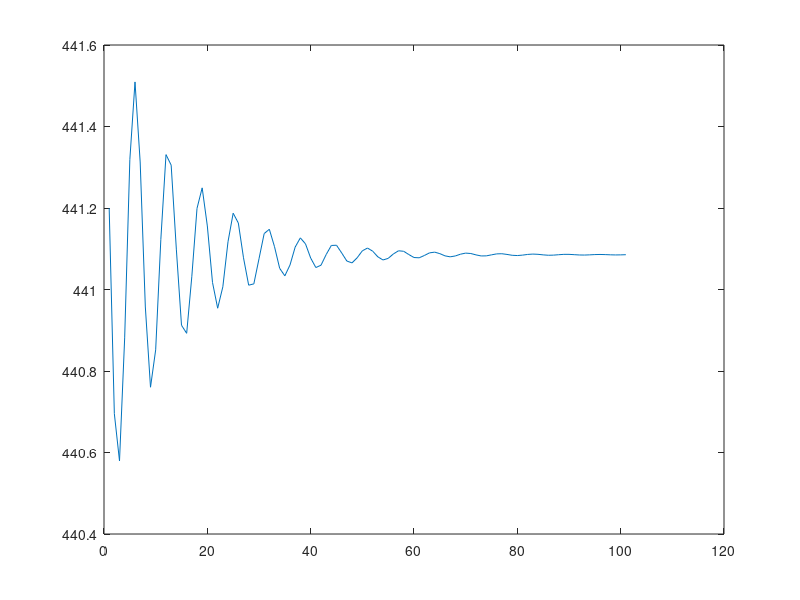

Reproduce this figure in MATLAB. (Note: this script raises an error after producing the figure.)
% [a1,b1,a2,b2]=Inputsys(3);
% G1=tf(a1,b1);
% Gd1=c2d(G1,0.25,'impulse');
% figure(3);
% step(Gd1);
% sys_info1 = stepinfo(Gd1);
% ts1 = sys_info1.SettlingTime;
% tr1=sys_info1.RiseTime;
% Ts=0.25;
% N1=ts1/Ts;
% P1=tr1/Ts;
% M1=P1;
% [num1,den1]=tfdata(Gd1,'v');
% %% Design of MAC.............................................................................................................................................................
% t = 0:0.25:30;
% [h1,t1] =lsim(Gd1,[1 zeros(1,120)],t);
% figure(5);
% impulse(Gd1,t);
% %...............Toeplitz Matrix............................................
% b1=zeros(1,P1);
% b1(1,1)=h1(2);
% a1=h1(2:P1+1);
% H1=toeplitz(a1,b1);
% %.....................Hankek Matrix........................................
% c1=h1(3:P1+2);
% r1=[h1(P1+2:N1+1)' zeros(1,P1-1)];
% H1_=hankel(c1,r1);
% %........................................................................................
% H=H1;
% H_=H1_;
% 
% gamma=1/10;
% gain_DC1=(num1(1)+num1(2))/(den1(1)+den1(2));
% Q=eye(P1);
% R1=gamma*((gain_DC1)^2)*eye(M1);
% R=R1;
% Kmac=((H'*Q*H)+R)\(H'*Q);
% y(1) = 0;
% alpha=0.5;
% r=ones(150+P1+1,1);
% U=zeros(M1,1);
% U_=zeros(N1-1,1);
% ypast=zeros(150+P1,1);
% d(1)=0;
% ym=zeros(P1,1);
% y_1=0; 
% for t=1:150
%      y(t+1)=num1(1)*U(1)+num1(2)*U_(2)-den1(2)*y_1;
%      y_1=y(t+1);
%     yd(t+1)=y(t+1);
%     for i=1:P1
%         yd(t+i+1)=alpha*yd(t+i)+(1-alpha)*r(t+i+1);
%     end
%     d(t+1)=y(t+1)-ym(1);
%      E=(yd(t+2:t+P1+1)'-ypast(t+1:t+P1)-d(t+1)*ones(P1,1));
%      U=Kmac*E;
%      ym=H*U+H_*U_;
%      U_(2:N1-1)=U_(1:N1-2);
%      U_(1)=U(1);
%      u(t)=U(1);
%      ypast(t+2:t+P1+1)=H_*U_;
% end 
% figure(7);
%  plot(r,'b');
%  hold on
%  plot(y,'m');
%  %axis([0 150 0 3]);
%  figure(8);
%  plot(u);
% % %..................................................................
% % close all
% % clear all
% % clc
% % G_s = tf(1,[1 1]);
% % G_d = c2d(G_s,0.25,'impulse');
% % [num1,den1]=tfdata(G_d,'v');
% % figure
% % step(G_d)
% % sys_info = stepinfo(G_d);
% % ts = sys_info.SettlingTime;
% % tr=sys_info.RiseTime;
% % Ts = 0.25;
% % N = (ts)/Ts;
% % t = 0:0.25:30;
% % [h,t1] =lsim(G_d,[1 zeros(1,120)],t);
% % figure
% % impulse(G_d,t)
% % P = tr/Ts; M = P;
% % % toeplitz matrix
% % b = zeros(1,P); b(1,1)= h(2);
% % a = h(2:P+1);
% % H = toeplitz(a,b);
% % H(:,M)=H(:,M:P)*ones(P-M+1,1);
% % H=H(:,1:M);
% % % hankel matrix
% % c = [h(3:P+2)];
% % r = [(h(P+2:N+1))' zeros(1,P-1)];
% % H_minus = hankel(c,r);
% % %......................................................................
% % gamma = 1/2;
% % gain_DC=(num1(1)+num1(2))/(den1(1)+den1(2));
% % Q = eye(P,P);
% % R = gamma*gain_DC^2*eye(M,M);
% % K_mac = inv(H'*Q*H+R)*H'*Q;
% % y(1) = 0;
% % alpha = 0.5;
% % U_minus = zeros(N-1,1);
% % U=zeros(M,1);
% % yr = ones(150+P+1,1);
% % ypast = zeros(150+P,1);
% % d(1)= 0;
% % y_m=zeros(P,1);
% % y1 = 0;
% % y2 = 0;
% % for t = 1:150
% % y(t+1) =num1(1)*U(1) +num1(2)*U_minus(2) -den1(2)*y1;
% % % y2 = y1;
% % y1 = y(t+1);
% % yd(t+1) =y(t+1);
% % 
% % for i = 1:P
% % yd(t+i+1) = alpha*yd(t+i)+(1-alpha)*yr(t+i+1);% prog
% % %yd(t+i) = alpha*yd(t+i-1)+(1-alpha)*yr(t);% unprog
% % end
% % d(t+1) = y(t+1) - y_m(1);
% % E = (yd(t+2:t+P+1))' - ypast(t+1:t+P) - d(t+1)*ones(P,1);
% % U = K_mac * E;
% % y_m = H*U + H_minus*U_minus;
% % U_minus(2:N-1) = U_minus(1:N-2);
% % U_minus(1) = U(1);
% % u(t) = U(1);
% % ypast(t+2:t+P+1) = H_minus*U_minus;
% % end
% % %
% % figure
% % plot(yr)
% % hold on
% % plot(y,'r');
% 
% close all
% clear all
% clc
% G_s = tf(1,[1 1]);
% G_d = c2d(G_s,0.25,'impulse');
% [num1,den1]=tfdata(G_d,'v');
% G_s2 = tf(1,[1 1]);
% G_d2 = c2d(G_s2,0.25,'impulse');
% [num2,den2]=tfdata(G_d2,'v');
% figure
% step(G_d)
% sys_info = stepinfo(G_d);
% ts = sys_info.SettlingTime;
% tr=sys_info.RiseTime;
% Ts = 0.25;
% N = (ts)/Ts;
% t = 0:0.25:30;
% [h,t1] =lsim(G_d,[1 zeros(1,120)],t);
% figure
% impulse(G_d,t)
% P = tr/Ts; M = P;
% % toeplitz matrix
% b = zeros(1,P); b(1,1)= h(2);
% a = h(2:P+1);
% H = toeplitz(a,b);
% H(:,M)=H(:,M:P)*ones(P-M+1,1);
% H=H(:,1:M);
% H=[H H];
% % hankel matrix
% c = [h(3:P+2)];
% r = [(h(P+2:N+1))' zeros(1,P-1)];
% H_minus = hankel(c,r);
% H_minus=[H_minus H_minus];
% %......................................................................
% gamma = 1/7;
% gain_DC=(num1(1)+num1(2))/(den1(1)+den1(2));
% Q = eye(P,P);
% R = gamma*gain_DC^2*eye(M,M);
% R=[R zeros(M); zeros(M) R];
% K_mac = inv(H'*Q*H+R)*H'*Q;
% y(1) = 0;
% alpha = 0.5;
% U_minus = zeros(2*N-2,1);
% U=zeros(2*M,1);
% yr = ones(150+P+1,1);
% ypast = zeros(150+P,1);
% d(1)= 0;
% y_m=zeros(P,1);
% y1 = 0;
% y2 = 0;
% for t = 1:150
% y(t+1) =num1(1)*U(1) +num1(2)*U_minus(2) -den1(2)*y1+num2(1)*U(M+1)+num2(2)*U_minus(N+1);
% % y2 = y1;
% y1 = y(t+1);
% yd(t+1) =y(t+1);
% 
% for i = 1:P
% yd(t+i+1) = alpha*yd(t+i)+(1-alpha)*yr(t+i+1);% prog
% %yd(t+i) = alpha*yd(t+i-1)+(1-alpha)*yr(t);% unprog
% end
% d(t+1) = y(t+1) - y_m(1);
% E = (yd(t+2:t+P+1))' - ypast(t+1:t+P) - d(t+1)*ones(P,1);
% U = K_mac * E;
% y_m = H*U + H_minus*U_minus;
% U_minus(2:N-1) = U_minus(1:N-2);
% U_minus(1) = U(1);
% U_minus(N+1:2*N-2) = U_minus(N:2*N-3);
% U_minus(N) = U(M+1);
% u(t) = U(1);
% ypast(t+2:t+P+1) = H_minus*U_minus;
% end
% %
% figure
% plot(yr)
% hold on
% plot(y,'r');
% 
clear
clc
V=100;  dH=2e5; ro=1e3; Cp=1; roc=1e3; Cpc=1; ha=7e5;  K0=7.2e10; J=1e4; Ca0=1; T0=350; Tc0=350; 
U1=ones(101,1);
U2=ones(101,1);
x1(1)=0.0882; x2(1)=441.2;
y(1)=441.2;
for t=1:100
 x1(t+1)=x1(t)+0.25*(((U1(t)+100)/V)*(Ca0-x1(t))-K0*x1(t)*exp(-J/x2(t)));
 x2(t+1)=x2(t)+0.25*(((U1(t)+100)/V)*(T0-x2(t))-((-dH/(ro*Cp))*K0*x1(t)*exp(-J/x2(t)))+((roc*Cpc)/(ro*Cp*V))*(U2(t)+100)*(1-exp(-ha/((U2(t)+100)*roc*Cpc)))*(Tc0-x2(t)));
 y(t+1)=x2(t+1);
end
plot(y);
[n1,d1,n2,d2]=Inputsys(1);
Gs1 = tf(n1,d1);
Gd1 = c2d(Gs1,0.25,'impulse');
[num1,den1]=tfdata(Gd1,'v');
Gs2 = tf(n2,d2);
Gd2 = c2d(Gs2,0.25,'impulse');
[num2,den2]=tfdata(Gd2,'v');
U1(1)=0; U2(1)=0;
y_1=0; y_2=0;
for t=1:100
    yl(t+1) =num1(1)*U1(t+1) +num1(2)*U1(t) -den1(2)*y_1+num2(1)*U2(t+1)+num2(2)*U2(t)-den1(3)*y_2;
 y_2 = y_1;
y_1 = yl(t+1);
end
figure(2)
plot(yl)